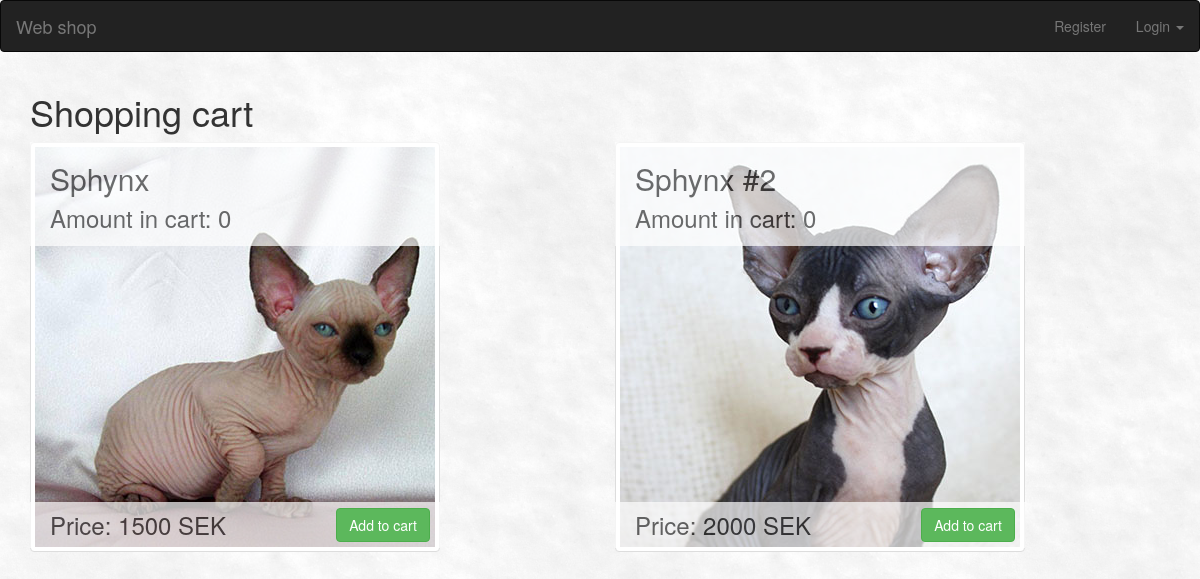
Page /shoppingcart.php on the earlier database version.
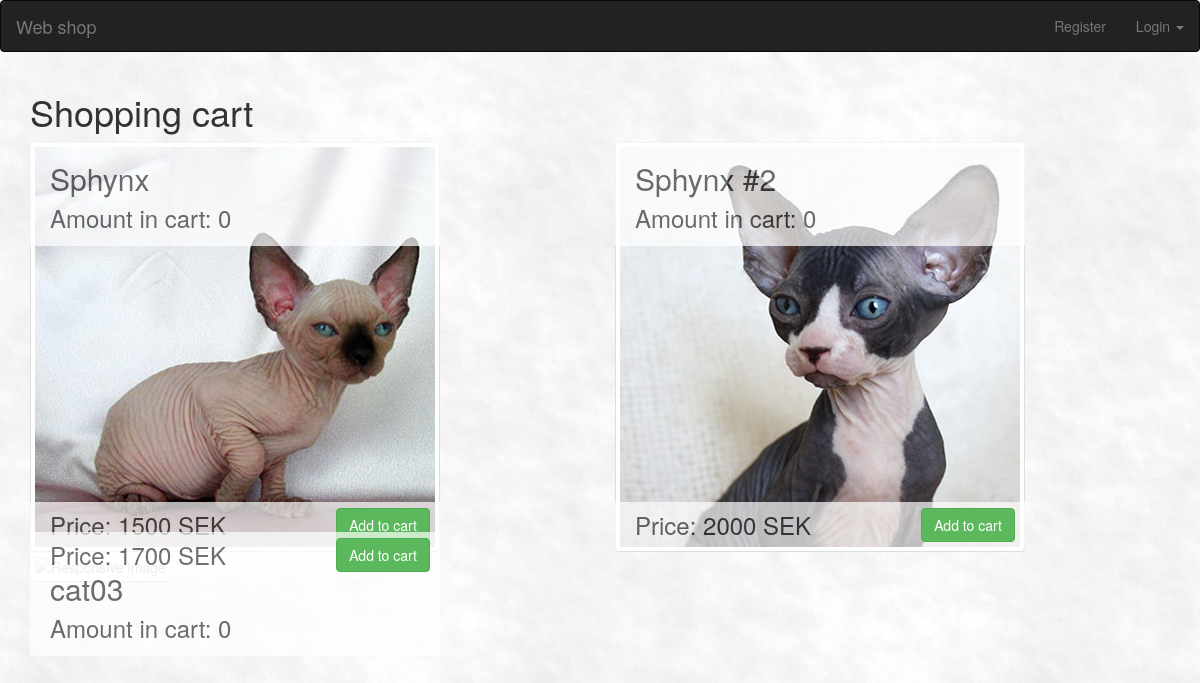
Same page on the later database version.
### tables this page shows
CREATE TABLE products (
  id       bigint AUTO_INCREMENT PRIMARY KEY,
  name     text NOT NULL,
  image    text NOT NULL,
  price    bigint NOT NULL);

### database.inc.php (called while the page is built, shortened)
<?php
class Database {
	private $host;
	private $userName;
	private $password;
	private $database;
	private $conn;
	public function __construct($host, $userName, $password, $database) {
		$this->host = $host;
		$this->userName = $userName;
		$this->password = $password;
		$this->database = $database;
	}
	public function openConnection() {
		try {
			$this->conn = new PDO("mysql:host=$this->host;dbname=$this->database",
					$this->userName,  $this->password);
			$this->conn->setAttribute(PDO::ATTR_ERRMODE, PDO::ERRMODE_EXCEPTION);
		} catch (PDOException $e) {
			$error = "Connection error: " . $e->getMessage();
			print $error . "<p>";
			unset($this->conn);
			return false;
		}
		return true;
	}
	public function closeConnection() {
		$this->conn = null;
	}
	private function executeQuery($query, $param = null) {
		try {
			$stmt = $this->conn->prepare($query);
			$stmt->execute($param);
			$result = $stmt->fetchAll();
		} catch (PDOException $e) {
			$error = "*** Internal error: " . $e->getMessage() . "<p>" . $query;
			die($error);
		}
		return $result;
	}
  public function getProducts() {
    $result = $this->executeQuery("SELECT id, name, image, price FROM products");
    return $result;
  }
}
?>

### shoppingcart.php (the view, shortened to what this page needs)
<?php
    $logged_in = false;
    $db = new Database($_SESSION['db_host'], $_SESSION['db_username'], $_SESSION['db_password'], $_SESSION['db_dbname']);
    $db->openConnection();
    $result = $db->getProducts();
?>
<!doctype html>
<html lang="en">
<head>
    <link href="assets/css/bootstrap.min.css" rel="stylesheet" media="screen">
</head>
<body>
<nav class="navbar navbar-inverse" role="navigation">
  <div class="container-fluid">
    <div class="navbar-header">
      <a class="navbar-brand" href="index.php">Web shop</a>
    </div>
      <ul class="nav navbar-nav navbar-right">
        <li><a href="register.php">Register</a></li>
        <?php  if(!$logged_in){  ?>
          <li class="dropdown">
            <a class="dropdown-toggle" href="#" data-toggle="dropdown">Login <strong class="caret"></strong></a>
          </li>
          <?php }else{ ?>
            <li><a href="logout.php">Log Out</a></li>
            <?php } ?>
      </ul>
    </div>
</nav>
<div class="container">
        <h1>Shopping cart</h1>
        <?php
            $index = 1;
            foreach ($result as $row){
                if ($index == 1) {
                    print "<div class='row'>";
                }
                print "<div class='col-md-6'>";
                print "<div class='product-thumbnail'>";
                print "<img src='{$row['image']}' class='img-responsive img-thumbnail' alt='Responsive image'>";
                print "<div class='product-caption'>";
                print "<h2>{$row['name']}</h2>";
                print "<h3>Amount in cart: {$_SESSION['cart'][$row['id']]}</h3>";
                print "</div>";
                print "<div class='product-price'>";
                print "<h3>Price: {$row['price']} SEK</h3>";
                print "</div>";
                print "<div class='product-buy'>";
                print "<form action='addProductToCart.php' method='post'> ";
                print "<input type='submit' class='btn btn-success' value='Add to cart'/>";
                print "</form>";
                print "</div>";
                print "</div>";
                print "</div>";
                if ($index++ == 3) {
                    print "</div>";
                    $index = 1;
                }
            }
        ?>
    </div>
</body>
</html>

### shoppingcart.php (style rules this page uses)
body { background: url(assets/images/background.png); }
h3 { margin-top: 10px; }
.product-thumbnail { position: relative; width: 410px; }
.product-caption { background: none repeat scroll 0 0 #FFFFFF; opacity: 0.7; top: 0; left: 0; width: 100%; position: absolute; padding-left: 20px; padding-bottom: 5px; }
.product-price { background: none repeat scroll 0 0 #FFFFFF; opacity: 0.7; width: 100%; position: absolute; margin-top: -50px; padding-left: 20px; }
.product-buy { position: absolute; width: 100%; text-align: right; margin-top: -44px; padding-right: 10px; }

Differences in the rows shown:
added products: name "cat03", id "0", price "1700"
